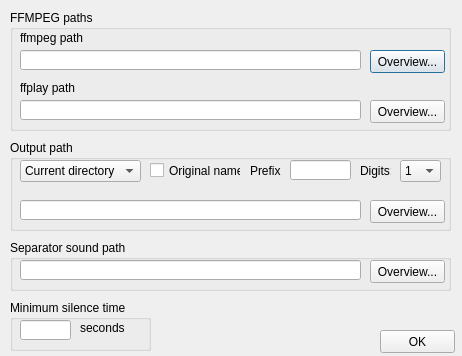
<?xml version="1.0" encoding="UTF-8"?>
<ui version="4.0">
 <class>SettingsDlgClass</class>
 <widget class="QDialog" name="SettingsDlgClass">
  <property name="geometry">
   <rect>
    <x>0</x>
    <y>0</y>
    <width>462</width>
    <height>356</height>
   </rect>
  </property>
  <property name="sizePolicy">
   <sizepolicy hsizetype="Preferred" vsizetype="Preferred">
    <horstretch>0</horstretch>
    <verstretch>0</verstretch>
   </sizepolicy>
  </property>
  <property name="windowTitle">
   <string>Settings</string>
  </property>
  <widget class="QGroupBox" name="groupBox">
   <property name="geometry">
    <rect>
     <x>10</x>
     <y>10</y>
     <width>441</width>
     <height>121</height>
    </rect>
   </property>
   <property name="title">
    <string>FFMPEG paths</string>
   </property>
   <widget class="QLineEdit" name="lineFfmpeg">
    <property name="geometry">
     <rect>
      <x>10</x>
      <y>40</y>
      <width>341</width>
      <height>20</height>
     </rect>
    </property>
   </widget>
   <widget class="QLineEdit" name="lineFfplay">
    <property name="geometry">
     <rect>
      <x>10</x>
      <y>90</y>
      <width>341</width>
      <height>20</height>
     </rect>
    </property>
   </widget>
   <widget class="QPushButton" name="pushFfmpeg">
    <property name="geometry">
     <rect>
      <x>360</x>
      <y>40</y>
      <width>75</width>
      <height>23</height>
     </rect>
    </property>
    <property name="text">
     <string>Overview...</string>
    </property>
   </widget>
   <widget class="QPushButton" name="pushFfplay">
    <property name="geometry">
     <rect>
      <x>360</x>
      <y>90</y>
      <width>75</width>
      <height>23</height>
     </rect>
    </property>
    <property name="text">
     <string>Overview...</string>
    </property>
   </widget>
   <widget class="QLabel" name="label_2">
    <property name="geometry">
     <rect>
      <x>10</x>
      <y>20</y>
      <width>81</width>
      <height>16</height>
     </rect>
    </property>
    <property name="text">
     <string>ffmpeg path</string>
    </property>
   </widget>
   <widget class="QLabel" name="label_3">
    <property name="geometry">
     <rect>
      <x>10</x>
      <y>70</y>
      <width>81</width>
      <height>16</height>
     </rect>
    </property>
    <property name="text">
     <string>ffplay path</string>
    </property>
   </widget>
  </widget>
  <widget class="QGroupBox" name="groupBox_2">
   <property name="geometry">
    <rect>
     <x>10</x>
     <y>140</y>
     <width>441</width>
     <height>91</height>
    </rect>
   </property>
   <property name="sizePolicy">
    <sizepolicy hsizetype="Fixed" vsizetype="Fixed">
     <horstretch>0</horstretch>
     <verstretch>0</verstretch>
    </sizepolicy>
   </property>
   <property name="title">
    <string>Output path</string>
   </property>
   <widget class="QComboBox" name="comboOutput">
    <property name="geometry">
     <rect>
      <x>10</x>
      <y>20</y>
      <width>121</width>
      <height>22</height>
     </rect>
    </property>
    <item>
     <property name="text">
      <string>Current directory</string>
     </property>
    </item>
    <item>
     <property name="text">
      <string>Source directory</string>
     </property>
    </item>
    <item>
     <property name="text">
      <string>Specific directory</string>
     </property>
    </item>
   </widget>
   <widget class="QPushButton" name="pushOutput">
    <property name="geometry">
     <rect>
      <x>360</x>
      <y>60</y>
      <width>75</width>
      <height>23</height>
     </rect>
    </property>
    <property name="text">
     <string>Overview...</string>
    </property>
   </widget>
   <widget class="QLineEdit" name="lineOutput">
    <property name="geometry">
     <rect>
      <x>10</x>
      <y>60</y>
      <width>341</width>
      <height>20</height>
     </rect>
    </property>
   </widget>
   <widget class="QLabel" name="label_4">
    <property name="geometry">
     <rect>
      <x>240</x>
      <y>20</y>
      <width>31</width>
      <height>21</height>
     </rect>
    </property>
    <property name="text">
     <string>Prefix:</string>
    </property>
   </widget>
   <widget class="QLineEdit" name="linePrefix">
    <property name="geometry">
     <rect>
      <x>280</x>
      <y>20</y>
      <width>61</width>
      <height>20</height>
     </rect>
    </property>
   </widget>
   <widget class="QLabel" name="label_5">
    <property name="geometry">
     <rect>
      <x>350</x>
      <y>20</y>
      <width>31</width>
      <height>21</height>
     </rect>
    </property>
    <property name="text">
     <string>Digits:</string>
    </property>
   </widget>
   <widget class="QComboBox" name="comboDigits">
    <property name="geometry">
     <rect>
      <x>390</x>
      <y>20</y>
      <width>41</width>
      <height>22</height>
     </rect>
    </property>
    <item>
     <property name="text">
      <string>1</string>
     </property>
    </item>
    <item>
     <property name="text">
      <string>2</string>
     </property>
    </item>
    <item>
     <property name="text">
      <string>3</string>
     </property>
    </item>
    <item>
     <property name="text">
      <string>4</string>
     </property>
    </item>
    <item>
     <property name="text">
      <string>5</string>
     </property>
    </item>
    <item>
     <property name="text">
      <string>6</string>
     </property>
    </item>
    <item>
     <property name="text">
      <string>7</string>
     </property>
    </item>
   </widget>
   <widget class="QCheckBox" name="checkOrigName">
    <property name="geometry">
     <rect>
      <x>140</x>
      <y>20</y>
      <width>91</width>
      <height>21</height>
     </rect>
    </property>
    <property name="text">
     <string>Original name</string>
    </property>
   </widget>
  </widget>
  <widget class="QGroupBox" name="groupBox_3">
   <property name="geometry">
    <rect>
     <x>10</x>
     <y>300</y>
     <width>141</width>
     <height>51</height>
    </rect>
   </property>
   <property name="title">
    <string>Minimum silence time</string>
   </property>
   <widget class="QLineEdit" name="lineSilence">
    <property name="geometry">
     <rect>
      <x>10</x>
      <y>20</y>
      <width>51</width>
      <height>20</height>
     </rect>
    </property>
   </widget>
   <widget class="QLabel" name="label">
    <property name="geometry">
     <rect>
      <x>70</x>
      <y>20</y>
      <width>47</width>
      <height>16</height>
     </rect>
    </property>
    <property name="text">
     <string>seconds</string>
    </property>
   </widget>
  </widget>
  <widget class="QPushButton" name="pushOk">
   <property name="geometry">
    <rect>
     <x>380</x>
     <y>330</y>
     <width>75</width>
     <height>23</height>
    </rect>
   </property>
   <property name="text">
    <string>OK</string>
   </property>
  </widget>
  <widget class="QGroupBox" name="groupBox_4">
   <property name="geometry">
    <rect>
     <x>10</x>
     <y>240</y>
     <width>441</width>
     <height>51</height>
    </rect>
   </property>
   <property name="sizePolicy">
    <sizepolicy hsizetype="Fixed" vsizetype="Fixed">
     <horstretch>0</horstretch>
     <verstretch>0</verstretch>
    </sizepolicy>
   </property>
   <property name="title">
    <string>Separator sound path</string>
   </property>
   <widget class="QPushButton" name="pushBell">
    <property name="geometry">
     <rect>
      <x>360</x>
      <y>20</y>
      <width>75</width>
      <height>23</height>
     </rect>
    </property>
    <property name="text">
     <string>Overview...</string>
    </property>
   </widget>
   <widget class="QLineEdit" name="lineBell">
    <property name="geometry">
     <rect>
      <x>10</x>
      <y>20</y>
      <width>341</width>
      <height>20</height>
     </rect>
    </property>
   </widget>
  </widget>
 </widget>
 <layoutdefault spacing="6" margin="11"/>
 <resources/>
 <connections/>
</ui>
